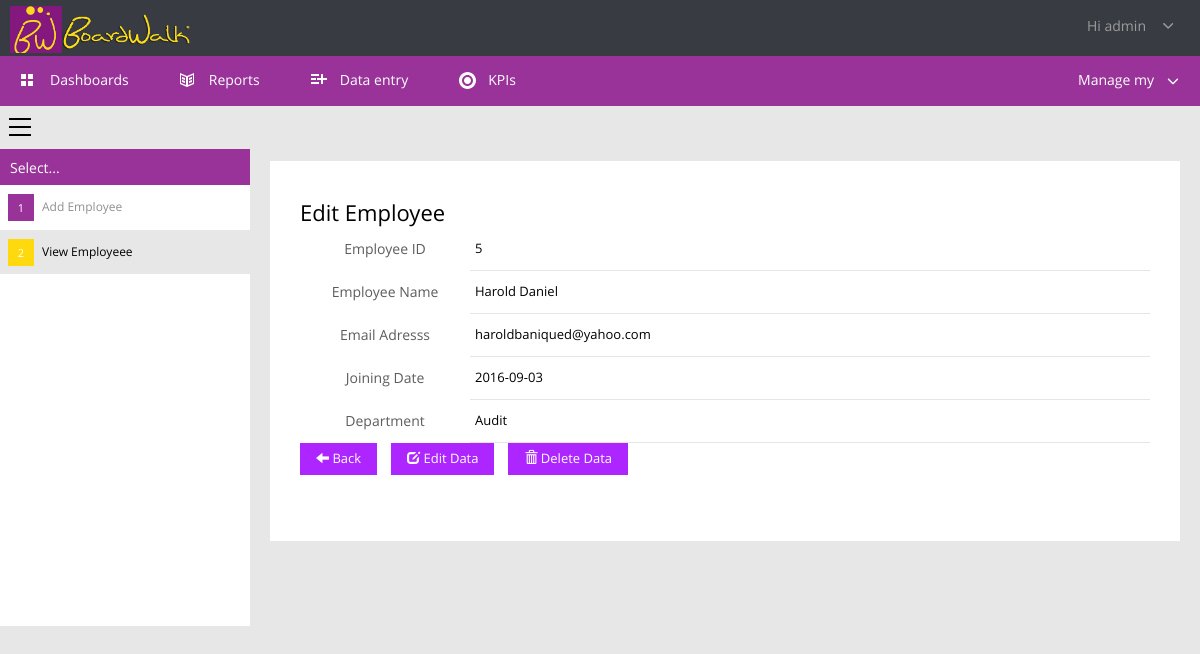
Page /admin/employee.php?userId=5 (signed in) on the committed database.
### tables this page shows
CREATE TABLE IF NOT EXISTS `users` (
  `userId` int(11) NOT NULL AUTO_INCREMENT,
  `userFname` varchar(255) NOT NULL,
  `userLname` varchar(255) NOT NULL,
  `userName` varchar(30) NOT NULL,
  `Name` varchar(255) NOT NULL,
  `userEmail` varchar(60) NOT NULL,
  `userPass` varchar(255) NOT NULL,
  `userDate` date NOT NULL,
  `deptId` int(10) NOT NULL,
  `userRole` varchar(255) NOT NULL,
  `userType` int(50) NOT NULL,
  PRIMARY KEY (`userId`),
  UNIQUE KEY `userEmail` (`userEmail`)
);

CREATE TABLE IF NOT EXISTS `departments` (
  `deptId` int(2) NOT NULL AUTO_INCREMENT,
  `deptName` varchar(256) NOT NULL,
  `deptDesc` varchar(512) NOT NULL,
  `deptHead` varchar(256) NOT NULL,
  PRIMARY KEY (`deptId`)
);

### admin/employee.php (the view, shortened to what this page needs)
<?php
	$res=mysql_query("SELECT * FROM users WHERE userId=".$_SESSION['user']);
	$userRow=mysql_fetch_array($res);
?>
<!DOCTYPE html>
<html idmmzcc-ext-docid="468572160"><head>
	<link rel="stylesheet" type="text/css" media="print" href="files/css.css">
	<link href="files/css_003.css" rel="stylesheet" type="text/css">
    <link href="files/css_002.css" rel="stylesheet">
	<link href="files/dark.css" rel="stylesheet">
	<link href="files/blue.css" rel="stylesheet">
	<link href="css/bootstrap2.min.css" rel="stylesheet">
    <div class="header-status-bar">
        <span class="company-details" data-is-logo="true" style="background-image:url('logoo.png')"></span>
    <div><a class="profile"><i class="small-profile" data-item-id="84908" data-size="30x30" style="background-image:url('/Shared/_ProfileImage/84908?size=30x30')"></i><span>Hi <?php echo $userRow['userName']; ?></span><svg viewBox="-4 -6 22 22" class="init"><path d="M1.8,0c0.2,0,0.4,0.1,0.6,0.2L7.2,5l4.7-4.7c0.3-0.3,0.9-0.3,1.2,0c0.2,0.2,0.2,0.4,0.2,0.6s-0.1,0.4-0.2,0.6L7.8,6.8       c-0.3,0.3-0.9,0.3-1.2,0L1.2,1.5c-0.3-0.3-0.3-0.9,0-1.2C1.4,0.1,1.6,0,1.8,0z" xmlns="http://www.w3.org/2000/svg"></path></svg></a></div>
    </div>
<div class="tab-menu screen">
     <ul class="tab-menu">
<li><a href="dashboards.php?deptId=1"><svg class="init"><path d="M6,7H1V2h5V7z M13,2H8v5h5V2z M6,9H1v5h5V9z M13,9H8v5h5V9z" xmlns="http://www.w3.org/2000/svg"></path></svg><span>Dashboards</span></a></li>
<li><a href="reports.php?deptId=1"><svg class="init"><path d="M8,4L1,1v11l7,3l7-3V1 M8,4 M7,13l-5-2V3l5,2V13z M14,11l-5,2V5l5-2V11z M3,5l3,1v2L3,7V5z M3,8l3,1v2l-3-1V8z M13,7l-3,1       V6l3-1V7z M13,10l-3,1V9l3-1V10z" xmlns="http://www.w3.org/2000/svg"></path></svg><span>Reports</span></a></li>
<li><a href="dataentry.php?deptId=1"><svg class="init"><path d="M17,8h-4v4h-2V8H7V6h4V2h2v4h4V8z M1,4h8V2H1V4z M1,8h5V6H1V8z M1,12h8v-2H1V12z" xmlns="http://www.w3.org/2000/svg"></path></svg><span>Data entry</span></a></li>
<li><a href="kpi.php?deptId=1"><span>KPIs</span></a></li>
 </ul>
    <div class="manage-my"><span>Manage my</span><svg viewBox="0 -9 24 24" class="init"><path d="M1.8,0c0.2,0,0.4,0.1,0.6,0.2L7.2,5l4.7-4.7c0.3-0.3,0.9-0.3,1.2,0c0.2,0.2,0.2,0.4,0.2,0.6s-0.1,0.4-0.2,0.6L7.8,6.8       c-0.3,0.3-0.9,0.3-1.2,0L1.2,1.5c-0.3-0.3-0.3-0.9,0-1.2C1.4,0.1,1.6,0,1.8,0z" xmlns="http://www.w3.org/2000/svg"></path></svg></div>
</div>
<div class="columns">
    <div class="columns-row">
        <div class="column-left">
            <a href="#" class="menu-button" title="Select"><svg class="init"><path style="fill: black;" d="M23,2H1V0h22V2z M23,8H1v2h22V8z M23,16H1v2h22V16z" xmlns="http://www.w3.org/2000/svg"></path></svg></a>
            <h4>Select...</h4>
            <a href="addemployee.php" class="category"><b>1</b><span>Add Employee</span></a>
			 <a class="category selected"><b>2</b><span>View Employeee</span></a>
        </div>
        <div class="column-right">
		<div class="reports">
		<div class="reports-options screen"></div>
		<div class="report">
		<div class="container">
		<div class="content">
			<h2>Edit Employee</h2>
			<hr />
			<?php
			$userId = $_GET['userId'];
			$sql = mysql_query("SELECT userId,userFname,userLname,userEmail,userDate,d.deptName AS deptName FROM users u,departments d WHERE u.deptId=d.deptId AND userId=$userId");
			if(mysql_num_rows($sql) == 0){
				header("Location: viewemployee.php");
			}else{
				$row = mysql_fetch_assoc($sql);
			}
			?>
			<table class="kpis">
				<tr>
					<th width="20%">Employee ID</th>
					<td><?php echo $row['userId']; ?></td>
				</tr>
				<tr>
					<th>Employee Name</th>
					<td><?php echo ucfirst($row['userFname'])." ".ucfirst($row['userLname']); ?></td>
				</tr>
				<tr>
					<th>Email Adresss</th>
					<td><?php echo $row['userEmail']; ?></td>
				</tr>
				<tr>
					<th>Joining Date</th>
					<td><?php echo $row['userDate']; ?></td>
				</tr>
				<tr>
					<th>Department</th>
					<td><?php echo $row['deptName']; ?></td>
				</tr>
				</table>
			<a href="viewemployee.php" class="button-green"><span class="glyphicon glyphicon-arrow-left" aria-hidden="true"></span> Back</a>
			<a href="editemployee.php?userId=<?php echo $row['userId']; ?>" class="button-green"><span class="glyphicon glyphicon-edit" aria-hidden="true"></span> Edit Data</a>
			<a href="viewemployee.php?action=delete&userId=<?php echo $row['userId']; ?>" class="button-green" onclick="return confirm('Are you sure to delete this employee? <?php echo  ucfirst($row['userFname'])." ".ucfirst($row['userLname']); ?>')"><span class="glyphicon glyphicon-trash" aria-hidden="true"></span> Delete Data</a>
		</div>
	</div>
		</div></div></div>
    </div>
</div>
<div class="ui-helper-hidden-accessible" aria-relevant="additions" aria-live="assertive" role="log"></div></body></html>

### admin/files/css.css (style rules this page uses)
html,body { min-width: 0; background-color: #fff !important; }
h2 { color: #424141; font-size: 12px; text-shadow: none; line-height: 30px; float: none; padding-left: 10px; }
.screen { visibility: hidden !important; display: none !important; }
div.header-status-bar { height: 60px; padding: 10px 0 0 10px; min-width: 0; background: none; display: block; clear: both; }
div.header-status-bar>span { color: #000; font-size: 20px; width: auto; text-shadow: none; }
div.header-status-bar>div { visibility: hidden; display: none; }

### admin/files/dark.css (style rules this page uses)
div.header-status-bar { background-color:#383b42 }
div.header-status-bar>span { color:#fff }

### admin/files/blue.css (style rules this page uses)
div.tab-menu { background-color:#993399; }

### rows in the picture
users: userName "admin"
users: userId "5", userFname "Harold", userLname "Daniel", userEmail "haroldbaniqued@yahoo.com", userDate "2016-09-03", deptId.deptName "Audit"
